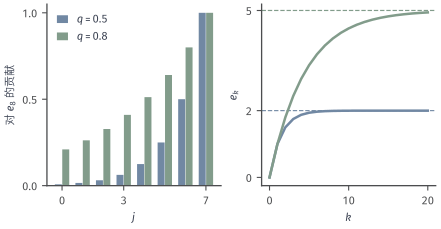

This chart was generated by the following Python code:
from pathlib import Path
import sys,json,os
ROOT=next(p for p in Path(__file__).resolve().parents if (p/'build.sh').exists())
os.environ.setdefault('MPLCONFIGDIR',str(ROOT/'build/refresh-v2-mpl'))
sys.path.insert(0,str(ROOT/'figures/00-shared/academic-drawing'))
from plot_style import configure,prepare_figure,style_record,BLUE,GREEN,RED,MUTED,BLUE_FILL
configure()
import numpy as np
import matplotlib.pyplot as plt
OUT=Path(__file__).parent

k=np.arange(21);j=np.arange(8)
fig,axs=plt.subplots(1,2,figsize=(112/25.4,58/25.4),layout='constrained')
for q,col,offset in [(0.5,BLUE,-.18),(0.8,GREEN,.18)]:
 axs[0].bar(j+offset,q**(7-j),width=.34,color=col,label=f'$q={q}$')
 axs[1].plot(k,(1-q**k)/(1-q),color=col,label=f'$q={q}$')
 axs[1].axhline(1/(1-q),color=col,ls='--',lw=.6)
axs[0].set(xlabel='$j$',ylabel='对 $e_8$ 的贡献',xticks=[0,3,7],yticks=[0,.5,1]);axs[0].legend(loc='upper left',handlelength=1)
axs[1].set(xlabel='$k$',ylabel='$e_k$',xticks=[0,10,20],yticks=[0,2,5])
for a in axs:a.grid(False)
data=dict(recurrence='e(k+1)=q*e(k)+1; e(0)=0',q=[.5,.8],left_step=8,right_steps=k.tolist(),contribution='q**(7-j)',sum='(1-q**k)/(1-q)')

prepare_figure(fig)
for ext in ['pdf','png','svg']:fig.savefig(OUT/(Path(__file__).stem+'.'+ext),dpi=300)
(OUT/(Path(__file__).stem+'.json')).write_text(json.dumps(dict(style=style_record(),data=data,width_mm=112,height_mm=58,reference_width_mm=112,scale=1,final_label_pt=8),ensure_ascii=False,indent=2)+'\n')
plt.close(fig)
